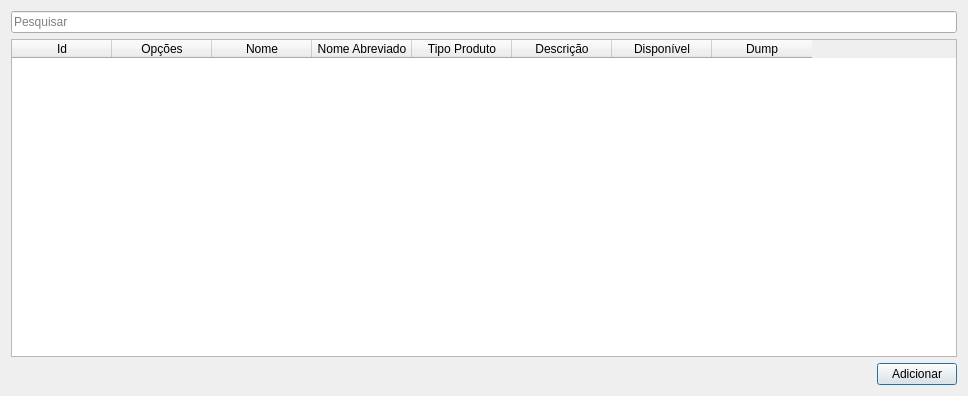
<?xml version="1.0" encoding="UTF-8"?>
<ui version="4.0">
 <class>Dialog</class>
 <widget class="QDialog" name="Dialog">
  <property name="geometry">
   <rect>
    <x>0</x>
    <y>0</y>
    <width>968</width>
    <height>396</height>
   </rect>
  </property>
  <property name="windowTitle">
   <string>Linha de Produção</string>
  </property>
  <layout class="QGridLayout" name="gridLayout">
   <item row="0" column="0">
    <widget class="QLineEdit" name="searchLe">
     <property name="placeholderText">
      <string>Pesquisar</string>
     </property>
    </widget>
   </item>
   <item row="1" column="0">
    <widget class="QTableWidget" name="tableWidget">
     <column>
      <property name="text">
       <string>Id</string>
      </property>
     </column>
     <column>
      <property name="text">
       <string>Opções</string>
      </property>
     </column>
     <column>
      <property name="text">
       <string>Nome</string>
      </property>
     </column>
     <column>
      <property name="text">
       <string>Nome Abreviado</string>
      </property>
     </column>
     <column>
      <property name="text">
       <string>Tipo Produto</string>
      </property>
     </column>
     <column>
      <property name="text">
       <string>Descrição</string>
      </property>
     </column>
     <column>
      <property name="text">
       <string>Disponível</string>
      </property>
     </column>
     <column>
      <property name="text">
       <string>Dump</string>
      </property>
     </column>
    </widget>
   </item>
   <item row="2" column="0">
    <layout class="QHBoxLayout" name="horizontalLayout">
     <item>
      <spacer name="horizontalSpacer">
       <property name="orientation">
        <enum>Qt::Horizontal</enum>
       </property>
       <property name="sizeHint" stdset="0">
        <size>
         <width>40</width>
         <height>20</height>
        </size>
       </property>
      </spacer>
     </item>
     <item>
      <widget class="QPushButton" name="addBtn">
       <property name="text">
        <string>Adicionar</string>
       </property>
      </widget>
     </item>
    </layout>
   </item>
  </layout>
 </widget>
 <resources/>
 <connections/>
</ui>
